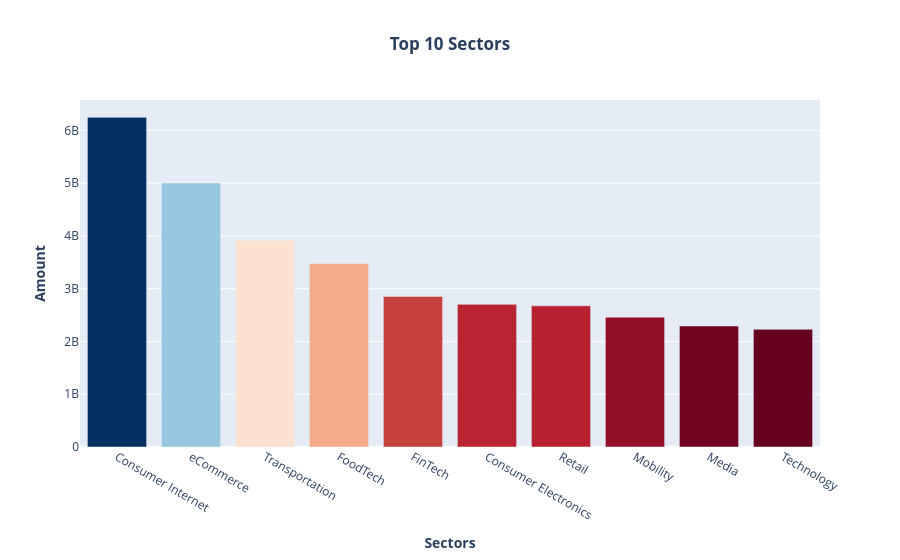

The code cell stored with this chart in its notebook:
### Code cell
trace1 = go.Bar(x=top_10_vericals['vertical'] ,y=top_10_vericals['amount'],marker=dict(
                                                                        color=top_10_vericals['amount'], 
                                                                        colorscale='RdBu'))
data = [trace1]
layout = go.Layout(title = {'text':'<b>Top 10 Sectors</b>','x':0.5}
                         ,xaxis={'title':'<b>Sectors</b>'} ,yaxis={'title':'<b>Amount</b>'})
fig = go.Figure(data ,layout)
fig.show()

### Figure 1 — Plotly figure (JSON) as saved in the notebook; plotly's stock layout.template omitted (floating-point values rounded to 4 significant figures)
{"data": [{"marker": {"color": [6247000000.0, 5003000000.0, 3917000000.0, 3477000000.0, 2852000000.0, 2703000000.0, 2675000000.0, 2460000000.0, 2293000000.0, 2230000000.0], "colorscale": [[0, "rgb(103,0,31)"], [0.1, "rgb(178,24,43)"], [0.2, "rgb(214,96,77)"], [0.3, "rgb(244,165,130)"], [0.4, "rgb(253,219,199)"], [0.5, "rgb(247,247,247)"], [0.6, "rgb(209,229,240)"], [0.7, "rgb(146,197,222)"], [0.8, "rgb(67,147,195)"], [0.9, "rgb(33,102,172)"], [1, "rgb(5,48,97)"]]}, "type": "bar", "x": ["Consumer Internet", "eCommerce", "Transportation", "FoodTech", "FinTech", "Consumer Electronics", "Retail", "Mobility", "Media", "Technology"], "y": [6247000000.0, 5003000000.0, 3917000000.0, 3477000000.0, 2852000000.0, 2703000000.0, 2675000000.0, 2460000000.0, 2293000000.0, 2230000000.0]}], "layout": {"title": {"text": "<b>Top 10 Sectors</b>", "x": 0.5}, "xaxis": {"title": {"text": "<b>Sectors</b>"}}, "yaxis": {"title": {"text": "<b>Amount</b>"}}}}
